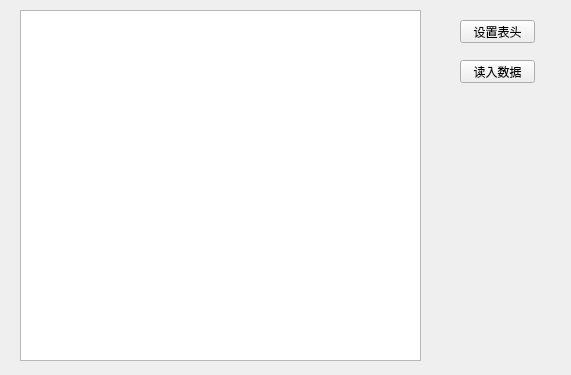
<?xml version="1.0" encoding="UTF-8"?>
<ui version="4.0">
 <class>Widget</class>
 <widget class="QWidget" name="Widget">
  <property name="geometry">
   <rect>
    <x>0</x>
    <y>0</y>
    <width>571</width>
    <height>375</height>
   </rect>
  </property>
  <property name="windowTitle">
   <string>Widget</string>
  </property>
  <widget class="QTableWidget" name="tableWidget">
   <property name="geometry">
    <rect>
     <x>20</x>
     <y>10</y>
     <width>401</width>
     <height>351</height>
    </rect>
   </property>
  </widget>
  <widget class="QPushButton" name="pushButton">
   <property name="geometry">
    <rect>
     <x>460</x>
     <y>20</y>
     <width>75</width>
     <height>23</height>
    </rect>
   </property>
   <property name="text">
    <string>设置表头</string>
   </property>
  </widget>
  <widget class="QPushButton" name="pushButton_2">
   <property name="geometry">
    <rect>
     <x>460</x>
     <y>60</y>
     <width>75</width>
     <height>23</height>
    </rect>
   </property>
   <property name="text">
    <string>读入数据</string>
   </property>
  </widget>
 </widget>
 <layoutdefault spacing="6" margin="11"/>
 <resources/>
 <connections/>
</ui>
